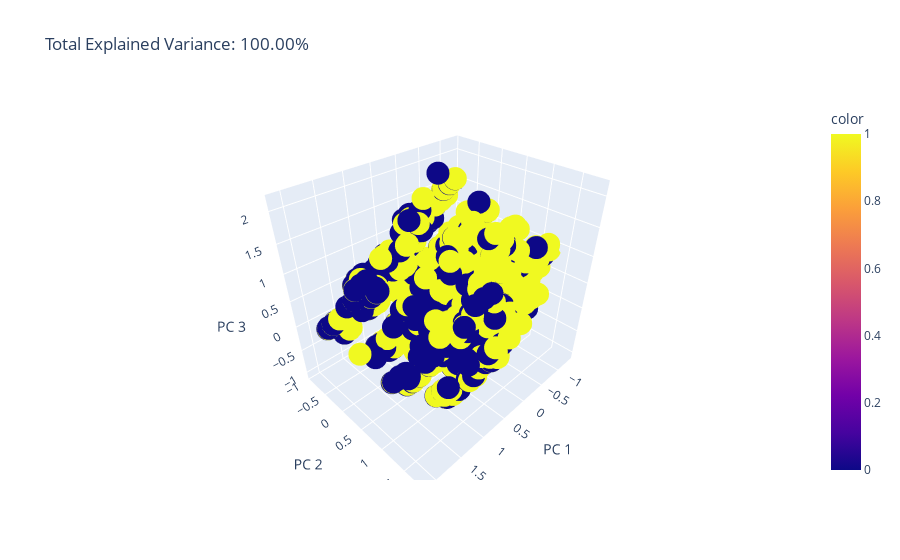

The notebook cell saved with this chart:
### Markdown cell above
In a 3D plot we are able to rotate the cloud of points and still see that it is really hard to differentiate between the yellow and blue dots.

### Code cell
total_var = pca_.explained_variance_ratio_.sum() * 100

fig = px.scatter_3d(
    X_train_pca, x=0, y=1, z=2, color=y_train,
    title=f'Total Explained Variance: {total_var:.2f}%',
    labels={'0': 'PC 1', '1': 'PC 2', '2': 'PC 3'}
)
fig.show()

### Figure 1 — Plotly figure (JSON) as saved in the notebook; plotly's stock layout.template omitted (floating-point values rounded to 4 significant figures; data arrays with more than 128 entries replaced by an {"elided": "..."} marker saying what was removed)
{"data": [{"hovertemplate": "PC 1=%{x}<br>PC 2=%{y}<br>PC 3=%{z}<br>color=%{marker.color}<extra></extra>", "legendgroup": "", "marker": {"color": {"elided": "4232 int values"}, "coloraxis": "coloraxis", "symbol": "circle"}, "mode": "markers", "name": "", "scene": "scene", "showlegend": false, "type": "scatter3d", "x": {"elided": "4232 float values"}, "y": {"elided": "4232 float values"}, "z": {"elided": "4232 float values"}}], "layout": {"coloraxis": {"colorbar": {"title": {"text": "color"}}, "colorscale": [[0, "#0d0887"], [0.1111, "#46039f"], [0.2222, "#7201a8"], [0.3333, "#9c179e"], [0.4444, "#bd3786"], [0.5556, "#d8576b"], [0.6667, "#ed7953"], [0.7778, "#fb9f3a"], [0.8889, "#fdca26"], [1, "#f0f921"]]}, "legend": {"tracegroupgap": 0}, "scene": {"domain": {"x": [0, 1], "y": [0, 1]}, "xaxis": {"title": {"text": "PC 1"}}, "yaxis": {"title": {"text": "PC 2"}}, "zaxis": {"title": {"text": "PC 3"}}}, "title": {"text": "Total Explained Variance: 100.00%"}}}
